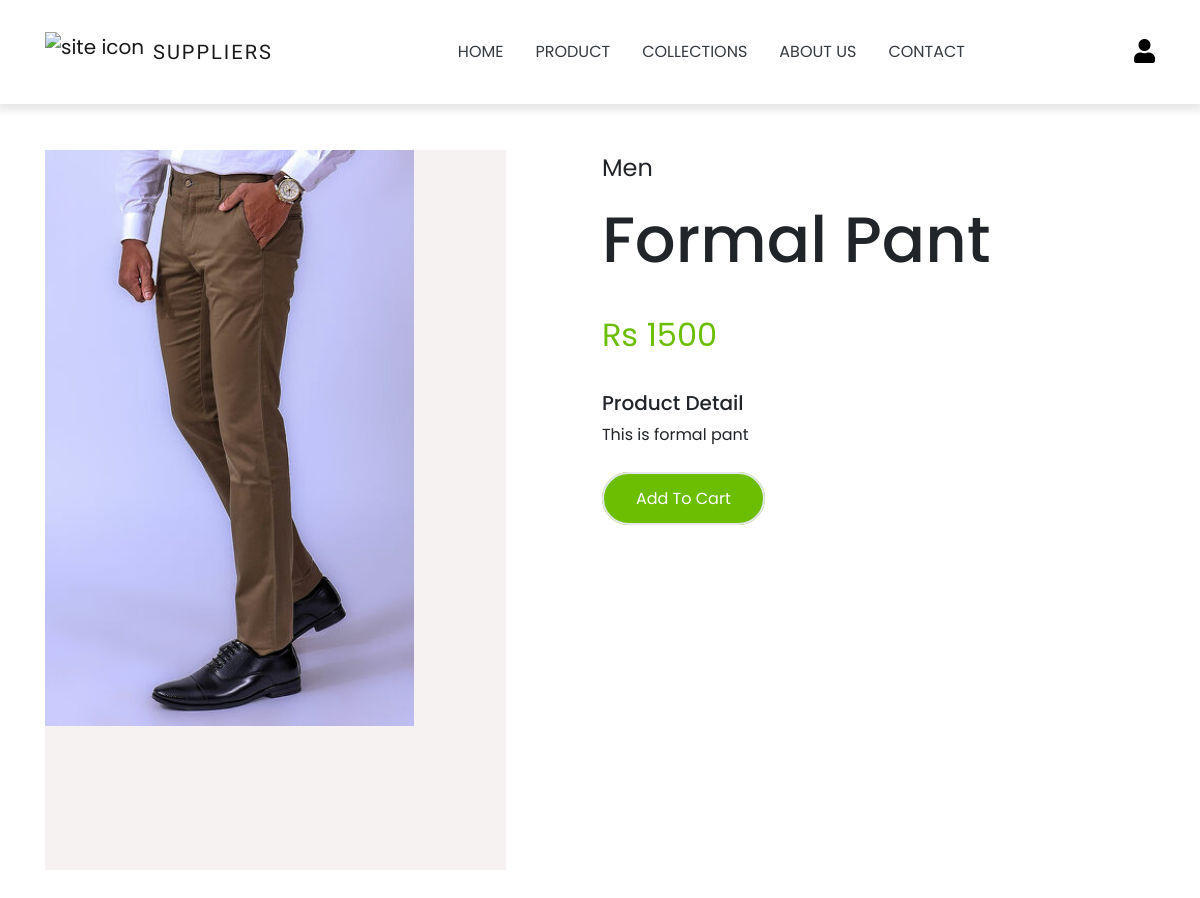
The app's page /product/3 with its own data.
### dashboard/models.py (models this page shows, shortened)
class Product(models.Model):
    category = models.ForeignKey(Category, on_delete=models.CASCADE, related_name='products' ,null=True)
    brand = models.ForeignKey(Brand, on_delete=models.CASCADE,related_name='products',blank=True,null=True)
    name = models.CharField(max_length=200)
    image = models.ImageField(upload_to = 'products/')
    price = models.PositiveIntegerField()
    slug = models.SlugField()
    description = models.CharField(max_length=300)
    is_latest = models.BooleanField(default=False)
    class Meta:
        verbose_name = 'Product'
        verbose_name_plural = 'products'
        ordering = ('id',)

class Category(models.Model):
    title = models.CharField(max_length=255,unique=True)
    slug = models.SlugField()
    image = models.ImageField(upload_to= 'categories/',null=True)
    status = models.BooleanField(default=False, help_text="0_default, 1=Hidden")
    class Meta:
        verbose_name = "Category"
        verbose_name_plural = "Categories"
        ordering = ('id',)
    def __str__(self):
        return self.title

### home/views.py (the view)
# urls.py: path('product/<str:pk>',views.productDetails, name='productDetails'),
def productDetails(request,pk):
    products = Product.objects.get(id=pk)
    context = {'products' : products}
    if request.GET.get('size'):
        size = request.GET.get('size')
        context['selected_size'] = size
        print(size)
    return render(request,'home/productDetails.html',context)

### home/templates/home/productDetails.html (shortened to what this page needs)
{% extends 'home/home.html' %}
{%block main%}
    <section class="section product-detail">
      <div class="details container">
        <div class="left image-container">
          <div class="main">
            <img src="{{products.image.url}}" class="img-fluid" id="zoom" alt="" />
          </div>
        </div>
        <div class="right">
          <span>{{products.category}}</span>
          <h1>{{products.name}}</h1>
          <div class="price">Rs {{products.price}}</div>
          <h5>Product Detail</h5>
          <p>
            {{products.description}}
          </p>
          <br>
          <form class="form">
            <a href="{% url 'home:add-to-cart' products.id %}" class="addCart border-2">Add To Cart</a>
          </form>
        </div>
      </div>
    </section>
{%endblock main%}

### home/static/home/css/main.css (style rules this page uses)
:root { --lg-font: 'Kaisei Tokumin', serif; --sm-font: 'Poppins', sans-serif; --pink: #e5345b; }
body { font-family: var(--sm-font); }

### home/static/home/css/style.css (style rules this page uses)
:root { --white: #fff; --red: #ff0000; --black: #222; --green: #6cbe02; --grey1: #f0f0f0; --grey2: #e9d7d3; --font1: 'Heebo', sans-serif; --font2: 'Fira Sans Extra Condensed', sans-serif; --font3: 'Roboto', sans-serif; --btnbg: #ffcc00; --btnfontcolor: rgb(61, 61, 61); --btnfontcolorhover: rgb(255, 255, 255); --btnbghover: #ffc116; --btnactivefs: rgb(241, 195, 46); --label-index: #960796; --danger-index: #5bc257; --link-color: #000; --link-color-hover: #fff; --bg-content-color: #ffcc00; }
.product-detail .details { display: grid; grid-template-columns: 1fr 1.2fr; gap: 6rem; }
.product-detail { padding-top: 50px; margin-top: 100px; }
.product-detail .left { display: flex; flex-direction: column; }
.product-detail .left .main { text-align: center; background-color: #f6f2f1; margin-bottom: 2rem; height: 45rem; }
.product-detail .left .main img { object-fit: cover; height: 80%; width: 80%; }
.product-detail .right span { display: inline-block; font-size: 1.5rem; margin-bottom: 1rem; }
.product-detail .right h1 { font-size: 4rem; line-height: 1.2; margin-bottom: 2rem; }
.product-detail .right .price { font-size: 600; font-size: 2rem; color: var(--green); margin-bottom: 2rem; }
.product-detail .right div { display: inline-block; position: relative; z-index: -1; }
.product-detail form { margin-bottom: 2rem; z-index: 0; }
.product-detail .form { margin-bottom: 3rem; }
.product-detail .form .addCart { background: var(--green); text-decoration: none; padding: 0.8rem 2rem; color: #fff; border-radius: 3rem; }
.container { text-decoration: none; }
.form a { font-size: 16px; color: #009579; text-decoration: none; }
.left { flex-basis: 50%; }
.right { flex-basis: 50%; }

### records on screen
Product: image (picture), category "Men", name "Formal Pant", price "1500", description "This is formal pant"
